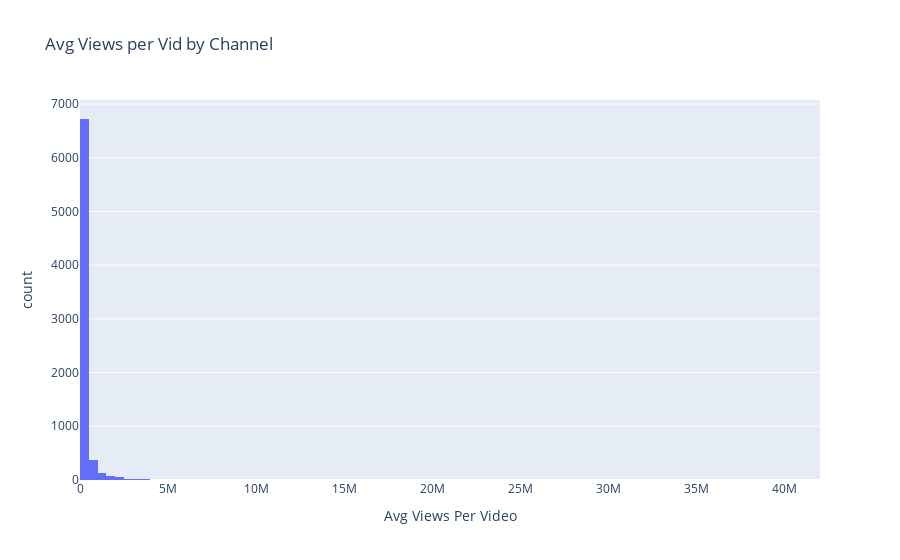

The notebook cell this image was saved under:
### Code cell
px.histogram(title='Avg Views per Vid by Channel',data_frame = avg_views_vid
            ,x = 'Avg Views Per Video',
             nbins = 100)

### Figure 1 — Plotly figure (JSON) as saved in the notebook; plotly's stock layout.template omitted (floating-point values rounded to 4 significant figures; data arrays with more than 128 entries replaced by an {"elided": "..."} marker saying what was removed)
{"data": [{"alignmentgroup": "True", "bingroup": "x", "hovertemplate": "Avg Views Per Video=%{x}<br>count=%{y}<extra></extra>", "legendgroup": "", "marker": {"color": "#636efa"}, "name": "", "nbinsx": 100, "offsetgroup": "", "orientation": "v", "showlegend": false, "type": "histogram", "x": {"elided": "7470 int values"}, "xaxis": "x", "yaxis": "y"}], "layout": {"barmode": "relative", "legend": {"tracegroupgap": 0}, "title": {"text": "Avg Views per Vid by Channel"}, "xaxis": {"anchor": "y", "domain": [0, 1], "title": {"text": "Avg Views Per Video"}}, "yaxis": {"anchor": "x", "domain": [0, 1], "title": {"text": "count"}}}}
